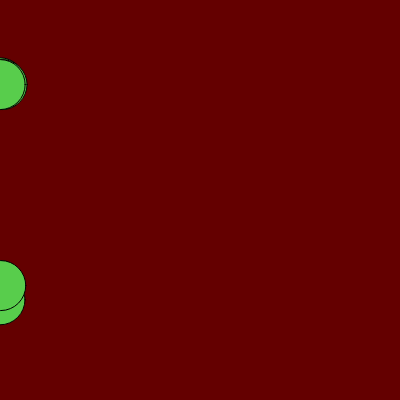
Frame 1 (no input)
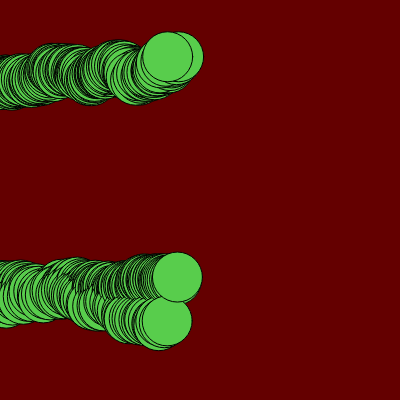
Frame 60 (no input)
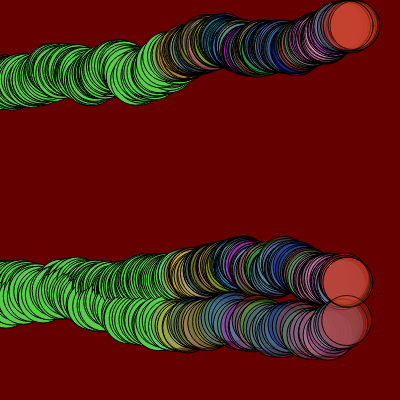
Frame 120 (the mouse pressed at the canvas centre since frame 60)

The p5.js sketch that drew these frames (run headless with seeded random() and noise() and a simulated clock; from frame 60 on, the mouse is pressed at the canvas centre):

// p5.js sketch
// ── sketch.js
let cor;
//let posicaoHorizontal; // x
//et posicaoVertical; // y
//let posicaoHorizontal2;
//let posicaoVertical2;
let circuloX;
let circuloY;

function setup() {
  createCanvas(400, 400);
  circuloX = [0,0, 0];
  circuloY = [random(height), random(height), random(height)];
   background(color(100,0,0));
  cor = color(random(0,255), random(0,255), random(0,255));
  posicaoHorizontal = 0;
  posicaoHorizontal2 = 0;
  posicaoVertical = random(height);
  posicaoVertical2 = random(height);
}


function draw() {
  
  fill(cor);
  
  //console.log("circuloX lenght");
  for(let contador in circuloX){
    console.log(contador);
    circle(circuloX[contador], circuloY[contador], 50);
    circuloX[contador] += random(0, 3);
    circuloY[contador] += random(-3, 3);
  
  
  if(circuloX[contador] >= width) {
    circuloX[contador] = 0;
    circuloY[contador] = random(height);
    }
  }
  
  circle(circuloX[0], circuloY[0], 50);
  circle(circuloX[1], circuloY[1], 50);
  circle(circuloX[2], circuloY[1], 50);
  circuloX[0] += random(0, 3);
  circuloY[0] += random(-3, 3);
  circuloX[1] += random(0, 3);
  circuloY[1] += random(-3, 3);
  circuloX[2] += random(0, 3);
  circuloY[2] += random(-3, 3);
  posicaoHorizontal += random(0, 3);
  posicaoVertical += random(-3, 3);
  posicaoHorizontal2 += random(0, 3);
  posicaoVertical2 += random(-3, 3);
  if (mouseIsPressed){
    cor = color(random(0,255), random(0,255), random(0,255), random(0,100));
  }
    
}
